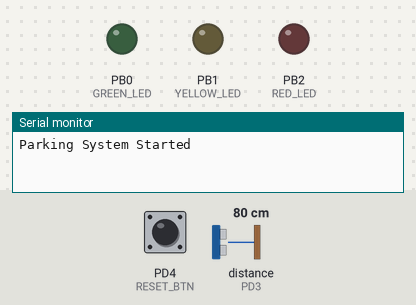
This program was run on a simulated ATmega328P, built with avr-gcc and emulated at 16 MHz (the files do not name the chip). Parts: output pins drawn as LEDs (lit = HIGH), the last lines printed to the serial monitor. Wiring (inferred from the names in the program): ultrasonic range finder: trigger PD2; echo PD3. The inputs (shaded band) are chosen by the test bench; at power-on: distance to the obstacle (sensor on PD3) 80 cm, PD4 (RESET_BTN) HIGH. The echo pulse lasts 58.3 µs per cm; pins used as bus, display or sensor lines are not drawn.

Above: at 0.01 s.
At 1.4 s:
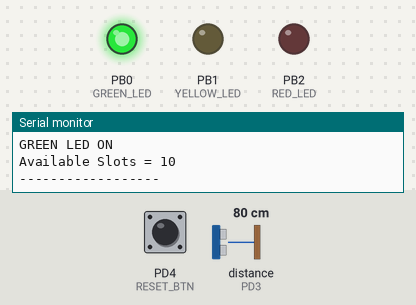
1.5 s: distance to the obstacle (sensor on PD3) set to 2 cm
3.3 s: PD4 (RESET_BTN) pulled LOW for 0.7 s
Timing chart, 0 to 6.3 s (numbered marks = the images above; inputs shaded):
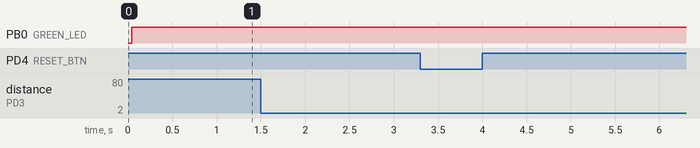

The program:

main.cpp
```cpp
#define F_CPU 16000000UL

#include <avr/io.h>
#include <util/delay.h>
#include <stdlib.h>

#define TRIG PD2
#define ECHO PD3
#define RESET_BTN PD4

#define GREEN_LED PB0
#define YELLOW_LED PB1
#define RED_LED PB2

#define INITIAL_CAPACITY 10

uint8_t vehicles_entered = 0;
uint8_t available_slots = INITIAL_CAPACITY;
uint8_t detected = 0;

void UART_Init(unsigned int ubrr)
{
    UBRR0H = (unsigned char)(ubrr >> 8);
    UBRR0L = (unsigned char)ubrr;

    UCSR0B = (1 << TXEN0);

    UCSR0C = (1 << UCSZ01) | (1 << UCSZ00);
}

void UART_Transmit(char data)
{
    while (!(UCSR0A & (1 << UDRE0)));
    UDR0 = data;
}

void UART_String(char *str)
{
    while (*str)
    {
        UART_Transmit(*str++);
    }
}

long getDistance()
{
    long count = 0;

    PORTD &= ~(1 << TRIG);
    _delay_us(2);

    PORTD |= (1 << TRIG);
    _delay_us(10);
    PORTD &= ~(1 << TRIG);

    while (!(PIND & (1 << ECHO)));

    while (PIND & (1 << ECHO))
    {
        count++;
        _delay_us(1);
    }

    return count / 58;
}

int main(void)
{
    char buffer[20];

    DDRB |= (1 << GREEN_LED) |
            (1 << YELLOW_LED) |
            (1 << RED_LED);

    DDRD |= (1 << TRIG);

    DDRD &= ~(1 << ECHO);

    DDRD &= ~(1 << RESET_BTN);

    PORTD |= (1 << RESET_BTN);

    UART_Init(103);

    UART_String("Parking System Started\r\n");

    while (1)
    {
        long distance = getDistance();

        UART_String("Distance = ");

        ltoa(distance, buffer, 10);
        UART_String(buffer);
        UART_String(" cm\r\n");

        if (distance < 10 &&
            distance > 0 &&
            detected == 0 &&
            vehicles_entered < INITIAL_CAPACITY)
        {
            vehicles_entered++;

            available_slots =
                INITIAL_CAPACITY - vehicles_entered;

            detected = 1;

            UART_String("Vehicle Detected\r\n");

            UART_String("Cars = ");
            itoa(vehicles_entered, buffer, 10);
            UART_String(buffer);
            UART_String("\r\n");
        }

        if (distance > 15)
        {
            detected = 0;
        }

        if (!(PIND & (1 << RESET_BTN)))
        {
            _delay_ms(20);

            if (!(PIND & (1 << RESET_BTN)))
            {
                vehicles_entered = 0;
                available_slots = INITIAL_CAPACITY;
                detected = 0;

                UART_String("SYSTEM RESET\r\n");

                while (!(PIND & (1 << RESET_BTN)));
            }
        }

        PORTB &= ~((1 << GREEN_LED) |
                   (1 << YELLOW_LED) |
                   (1 << RED_LED));

        if (available_slots > 5)
        {
            PORTB |= (1 << GREEN_LED);
            UART_String("GREEN LED ON\r\n");
        }
        else if (available_slots > 0)
        {
            PORTB |= (1 << YELLOW_LED);
            UART_String("YELLOW LED ON\r\n");
        }
        else
        {
            PORTB |= (1 << RED_LED);
            UART_String("RED LED ON - FULL\r\n");
        }

        UART_String("Available Slots = ");
        itoa(available_slots, buffer, 10);
        UART_String(buffer);
        UART_String("\r\n");

        UART_String("------------------\r\n");

        _delay_ms(500);
    }
}
```
